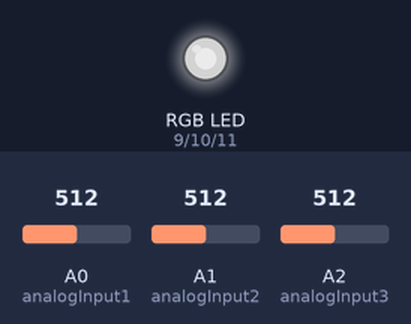
The sketch below on a simulated Arduino Uno, built with avr-gcc and run on an emulated ATmega328P. Shown: an RGB LED mixed from three pins (HIGH = lit). The test bench sets the inputs (shaded band); at power-on: A0 (analogInput1) = 512, A1 (analogInput2) = 512, A2 (analogInput3) = 512. Dim RGB values are drawn brighter than linear.

Above: at 1.2 s.
1.3 s: A0 (analogInput1) set to 716
At 2.4 s:
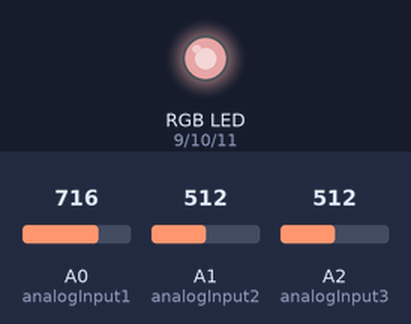
2.8 s: A1 (analogInput2) set to 716
At 3.6 s:
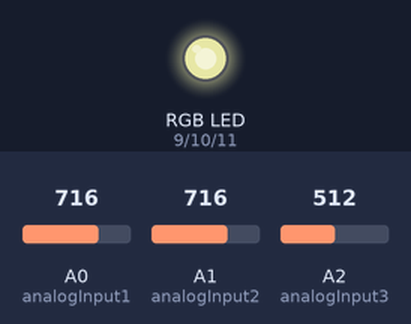
4.3 s: A2 (analogInput3) set to 716
At 4.7 s:
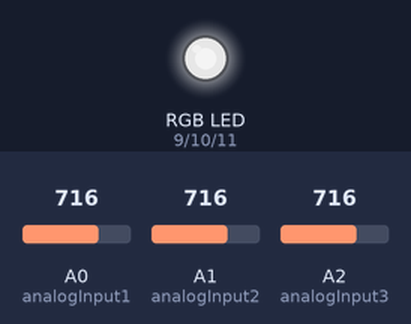
5.8 s: A0 (analogInput1) set to 900
At 7.0 s:
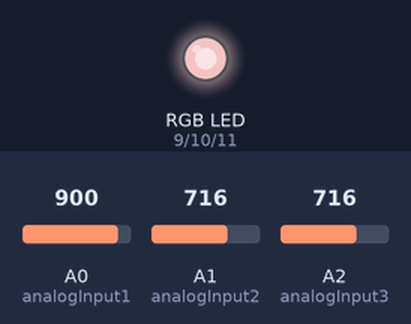
7.3 s: A1 (analogInput2) set to 900
At 8.2 s:
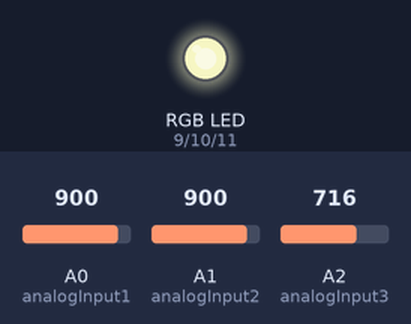
8.8 s: A2 (analogInput3) set to 900
At 9.3 s:
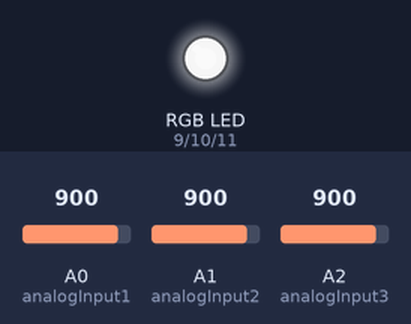
Timing chart, 0 to 11.3 s (numbered marks = the images above; inputs shaded):
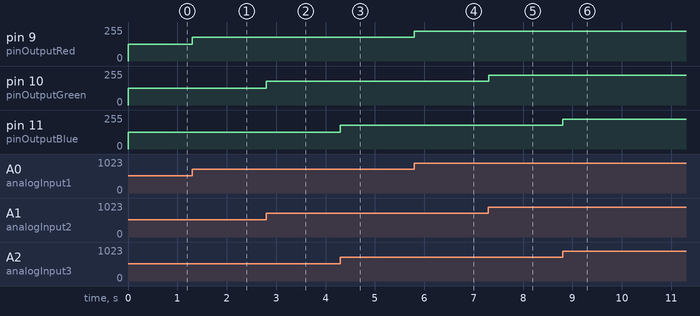

The sketch:

lab_1_robotics.ino
```cpp
int analogInput1 = A0,
    analogInput2 = A1,
    analogInput3 = A2;

int pinOutputRed = 9,
    pinOutputGreen = 10,
    pinOutputBlue = 11;
int minPotenVal = 0,
    maxPotenVal = 1023,
    minValInt = 0,
    maxValInt = 255;
int valPoten1, valMapped1,
    valPoten2, valMapped2,
    valPoten3, valMapped3;

void setup() {
    pinMode(pinOutputRed, OUTPUT);
    pinMode(pinOutputGreen, OUTPUT);
    pinMode(pinOutputBlue, OUTPUT);
}

void loop() {
  valPoten1 = analogRead(analogInput1);
  valPoten2 = analogRead(analogInput2);
  valPoten3 = analogRead(analogInput3);

  valMapped1 = map(valPoten1, minPotenVal, maxPotenVal, minValInt, maxValInt);
  valMapped2 = map(valPoten2, minPotenVal, maxPotenVal, minValInt, maxValInt);
  valMapped3 = map(valPoten3, minPotenVal, maxPotenVal, minValInt, maxValInt);

  analogWrite(pinOutputRed, valMapped1);
  analogWrite(pinOutputGreen, valMapped2);
  analogWrite(pinOutputBlue, valMapped3);
}
```

Measured:
- after the input at 1.3 s, pin 9 (pinOutputRed): 127/255 → 178/255 at once
- after the input at 2.8 s, pin 10 (pinOutputGreen): 127/255 → 178/255 at once
- after the input at 4.3 s, pin 11 (pinOutputBlue): 127/255 → 178/255 at once
- after the input at 5.8 s, pin 9 (pinOutputRed): 178/255 → 224/255 at once
- after the input at 7.3 s, pin 10 (pinOutputGreen): 178/255 → 224/255 at once
- after the input at 8.8 s, pin 11 (pinOutputBlue): 178/255 → 224/255 at once
